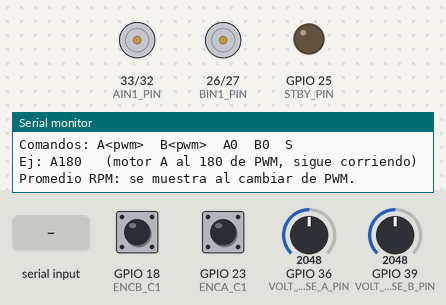
This sketch was run on a simulated ESP32. Parts: motor-driver pin pairs drawn as motors (green arrow = first pin HIGH = forward, orange = second pin HIGH = backward, longer = more drive, scaled by the enable pin, stopped while the standby pin is LOW), output pins drawn as LEDs (lit = HIGH), the last lines printed to the serial monitor. The test bench sets the inputs (shaded band); at power-on: GPIO 18 (ENCB_C1) HIGH, GPIO 23 (ENCA_C1) HIGH, GPIO 36 (VOLT_SENSE_A_PIN) = 2048, GPIO 39 (VOLT_SENSE_B_PIN) = 2048 (analog values on the 0–4095 scale).

Above: at 1.2 s.
1.3 s: "A90\n" received over Serial
At 2.4 s:
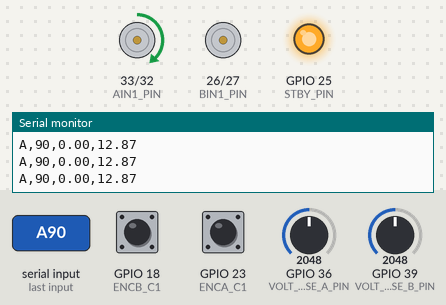
2.8 s: "A,45\n" received over Serial
At 3.5 s:
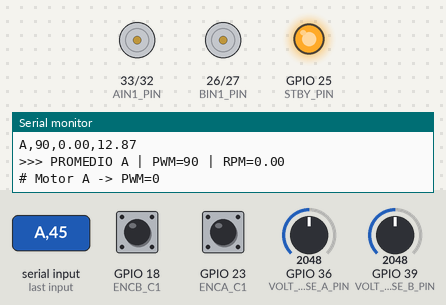
4.3 s: "B90\n" received over Serial
At 4.7 s:
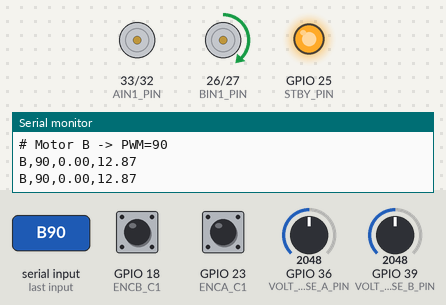
5.8 s: "a90\n" received over Serial
At 7.0 s:
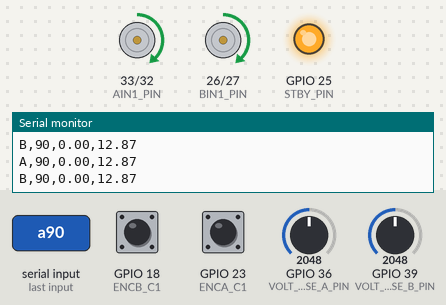
7.3 s: "a,45\n" received over Serial
At 8.2 s:
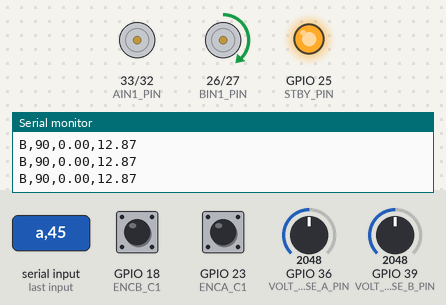
Timing chart, 0 to 9.8 s (numbered marks = the images above; inputs shaded):
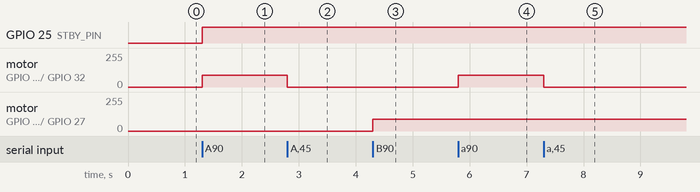

The sketch:

pwm_manual_rpm_voltaje.ino
```cpp
/*
  Control manual de PWM por Serial + medicion de RPM y voltaje del motor.

  Uso por Monitor Serial (115200 baudios):
    A<pwm>   -> ej: A180  -> aplica PWM=180 al motor A y lo deja corriendo
    B<pwm>   -> ej: B180  -> aplica PWM=180 al motor B y lo deja corriendo
    A0 / B0  -> detiene ese motor
    S        -> detiene ambos motores

  Mientras un motor está corriendo, se imprime cada PRINT_MS:
    motor,pwm,rpm,voltaje

  Adicionalmente:
    Cada vez que se cambia el PWM, se muestra el promedio de RPM
    obtenido durante el PWM anterior.

  *** IMPORTANTE: medicion de voltaje ***
  El ESP32 NO puede leer directamente el voltaje del motor (puede ser
  de varios V hasta >20V); su ADC solo admite hasta ~3.3V. Necesitas
  un DIVISOR RESISTIVO entre la terminal del motor y el pin ADC:

      Motor(+) ---[ R1 ]---+---[ R2 ]--- GND
                           |
                        pin ADC

  V_adc = V_motor * R2 / (R1 + R2)

  AJUSTA estos 3 valores según tu circuito real antes de confiar en
  la lectura:
    - VOLT_SENSE_A_PIN / VOLT_SENSE_B_PIN: pines ADC usados
    - R1_OHM, R2_OHM: resistencias del divisor (elige R1/R2 de forma
      que V_adc nunca pase de ~3.0V con el voltaje maximo esperado
      del motor; ej. si el motor puede llegar a 24V, con R2=10k y
      R1=68k: V_adc_max = 24 * 10/(68+10) = 3.08V)

  Si por ahora NO tienes el divisor armado, dejar estos pines
  conectados a nada dará lecturas de voltaje sin sentido (ruido) -
  ignora esa columna hasta que conectes el circuito.
*/

// ---------------- Pines del driver TB6612 (confirmados) ----------------
#define PWMA_PIN   13
#define AIN1_PIN   33
#define AIN2_PIN   32
#define STBY_PIN   25

#define PWMB_PIN   14
#define BIN1_PIN   26
#define BIN2_PIN   27

// ---------------- Pines de los encoders ----------------
#define ENCA_C1    23
#define ENCA_C2    22
#define ENCB_C1    18
#define ENCB_C2    5

// ---------------- Pines de sensado de voltaje (AJUSTAR) ----------------
#define VOLT_SENSE_A_PIN   36
#define VOLT_SENSE_B_PIN   39

// ---------------- Divisor resistivo (AJUSTAR a tu circuito real) ----------------
#define R1_OHM   68000.0
#define R2_OHM   10000.0

// ---------------- Calibración de encoder (ticks/vuelta medidos) ----------------
#define CPR_SALIDA_A  78.3
#define CPR_SALIDA_B  70.2
#define ENCB_SIGN  -1

// ---------------- PWM (LEDC) ----------------
#define PWM_FREQ        20000
#define PWM_RESOLUTION  8

// ---------------- Impresión de telemetría ----------------
#define PRINT_MS   200
#define SPEED_CALC_INTERVAL_MS  150

volatile long encoderA_count = 0;
volatile long encoderB_count = 0;

int pwmActualA = 0;
int pwmActualB = 0;

long lastEncA_forSpeed = 0;
long lastEncB_forSpeed = 0;
unsigned long lastSpeedCalcTime = 0;
unsigned long lastPrintTime = 0;

float speedA_rpm = 0;
float speedB_rpm = 0;


// ==========================================================
//        VARIABLES PARA PROMEDIO DE RPM
// ==========================================================

int pwmPromedioA = 0;
int pwmPromedioB = 0;

float sumaRpmA = 0;
float sumaRpmB = 0;

unsigned long muestrasRpmA = 0;
unsigned long muestrasRpmB = 0;


// ==========================================================
//                  INTERRUPCIÓN ENCODER A
// ==========================================================

void IRAM_ATTR isrEncoderA() {
  if (digitalRead(ENCA_C1) == digitalRead(ENCA_C2)) {
    encoderA_count++;
  } else {
    encoderA_count--;
  }
}


// ==========================================================
//                  INTERRUPCIÓN ENCODER B
// ==========================================================

void IRAM_ATTR isrEncoderB() {
  if (digitalRead(ENCB_C1) == digitalRead(ENCB_C2)) {
    encoderB_count += ENCB_SIGN;
  } else {
    encoderB_count -= ENCB_SIGN;
  }
}


// ==========================================================
//              FUNCIÓN: ACCIONAR MOTORES
// ==========================================================

void setMotor(char motor, int speed) {

  speed = constrain(speed, -255, 255);

  int pwmVal = abs(speed);

  digitalWrite(STBY_PIN, HIGH);

  if (motor == 'A') {

    if (speed > 0) {
      digitalWrite(AIN1_PIN, HIGH);
      digitalWrite(AIN2_PIN, LOW);
    }
    else if (speed < 0) {
      digitalWrite(AIN1_PIN, LOW);
      digitalWrite(AIN2_PIN, HIGH);
    }
    else {
      digitalWrite(AIN1_PIN, LOW);
      digitalWrite(AIN2_PIN, LOW);
    }

    ledcWrite(PWMA_PIN, pwmVal);

    pwmActualA = speed;

  } else {

    if (speed > 0) {
      digitalWrite(BIN1_PIN, HIGH);
      digitalWrite(BIN2_PIN, LOW);
    }
    else if (speed < 0) {
      digitalWrite(BIN1_PIN, LOW);
      digitalWrite(BIN2_PIN, HIGH);
    }
    else {
      digitalWrite(BIN1_PIN, LOW);
      digitalWrite(BIN2_PIN, LOW);
    }

    ledcWrite(PWMB_PIN, pwmVal);

    pwmActualB = speed;
  }
}


// ==========================================================
//             FUNCIÓN: DETENER TODOS LOS MOTORES
// ==========================================================

void stopAllMotors() {

  setMotor('A', 0);
  setMotor('B', 0);

  digitalWrite(STBY_PIN, LOW);
}


// ==========================================================
//             FUNCIÓN: MOSTRAR PROMEDIO MOTOR A
// ==========================================================

void mostrarPromedioA() {

  if (muestrasRpmA > 0) {

    float promedio = sumaRpmA / muestrasRpmA;

    Serial.print(">>> PROMEDIO A | PWM=");
    Serial.print(pwmPromedioA);
    Serial.print(" | RPM=");
    Serial.println(promedio, 2);
  }

  sumaRpmA = 0;
  muestrasRpmA = 0;
}


// ==========================================================
//             FUNCIÓN: MOSTRAR PROMEDIO MOTOR B
// ==========================================================

void mostrarPromedioB() {

  if (muestrasRpmB > 0) {

    float promedio = sumaRpmB / muestrasRpmB;

    Serial.print(">>> PROMEDIO B | PWM=");
    Serial.print(pwmPromedioB);
    Serial.print(" | RPM=");
    Serial.println(promedio, 2);
  }

  sumaRpmB = 0;
  muestrasRpmB = 0;
}


// ==========================================================
//        FUNCIÓN: CAMBIO DE PWM + PROMEDIO
// ==========================================================

void actualizarPromedioPWM(char motor, int nuevoPWM) {

  if (motor == 'A') {

    // Si cambió el PWM, mostrar el promedio anterior
    if (pwmPromedioA != nuevoPWM && muestrasRpmA > 0) {
      mostrarPromedioA();
    }

    // Comenzar un nuevo promedio
    if (pwmPromedioA != nuevoPWM) {

      pwmPromedioA = nuevoPWM;

      sumaRpmA = 0;
      muestrasRpmA = 0;
    }

  } else {

    // Si cambió el PWM, mostrar el promedio anterior
    if (pwmPromedioB != nuevoPWM && muestrasRpmB > 0) {
      mostrarPromedioB();
    }

    // Comenzar un nuevo promedio
    if (pwmPromedioB != nuevoPWM) {

      pwmPromedioB = nuevoPWM;

      sumaRpmB = 0;
      muestrasRpmB = 0;
    }
  }
}


// ==========================================================
//     FUNCIÓN: LECTURA Y CÁLCULO DE VELOCIDAD (RPM)
// ==========================================================

void updateEncoderSpeeds() {

  unsigned long now = millis();

  unsigned long dt_ms = now - lastSpeedCalcTime;

  if (dt_ms < SPEED_CALC_INTERVAL_MS) return;

  lastSpeedCalcTime = now;

  noInterrupts();

  long a = encoderA_count;
  long b = encoderB_count;

  interrupts();

  long deltaA = a - lastEncA_forSpeed;
  long deltaB = b - lastEncB_forSpeed;

  lastEncA_forSpeed = a;
  lastEncB_forSpeed = b;

  float dt_min = dt_ms / 60000.0;

  speedA_rpm = (deltaA / CPR_SALIDA_A) / dt_min;

  speedB_rpm = (deltaB / CPR_SALIDA_B) / dt_min;


  // --------------------------------------------------------
  // Acumular RPM para el promedio
  // --------------------------------------------------------

  if (pwmActualA != 0) {

    sumaRpmA += speedA_rpm;
    muestrasRpmA++;
  }

  if (pwmActualB != 0) {

    sumaRpmB += speedB_rpm;
    muestrasRpmB++;
  }
}


// ==========================================================
//     FUNCIÓN: LECTURA DE VOLTAJE DEL MOTOR
// ==========================================================

float leerVoltajeMotor(int pinADC) {

  uint32_t mv = analogReadMilliVolts(pinADC);

  float v_adc = mv / 1000.0;

  float v_motor =
    v_adc * (R1_OHM + R2_OHM) / R2_OHM;

  return v_motor;
}


// ==========================================================
//                         SETUP
// ==========================================================

void setup() {

  Serial.begin(115200);

  pinMode(AIN1_PIN, OUTPUT);
  pinMode(AIN2_PIN, OUTPUT);

  pinMode(BIN1_PIN, OUTPUT);
  pinMode(BIN2_PIN, OUTPUT);

  pinMode(STBY_PIN, OUTPUT);


  // PWM
  ledcAttach(PWMA_PIN, PWM_FREQ, PWM_RESOLUTION);
  ledcAttach(PWMB_PIN, PWM_FREQ, PWM_RESOLUTION);


  // Encoders
  pinMode(ENCA_C1, INPUT_PULLUP);
  pinMode(ENCA_C2, INPUT_PULLUP);

  pinMode(ENCB_C1, INPUT_PULLUP);
  pinMode(ENCB_C2, INPUT_PULLUP);


  attachInterrupt(
    digitalPinToInterrupt(ENCA_C1),
    isrEncoderA,
    CHANGE
  );

  attachInterrupt(
    digitalPinToInterrupt(ENCB_C1),
    isrEncoderB,
    CHANGE
  );


  analogReadResolution(12);


  stopAllMotors();

  lastSpeedCalcTime = millis();


  Serial.println("=== Control manual de PWM + RPM + Voltaje ===");

  Serial.println("Comandos: A<pwm>  B<pwm>  A0  B0  S");

  Serial.println(
    "Ej: A180   (motor A al 180 de PWM, sigue corriendo)"
  );

  Serial.println(
    "Promedio RPM: se muestra al cambiar de PWM."
  );
}


// ==========================================================
//                          LOOP
// ==========================================================

void loop() {

  // ========================================================
  // Leer comandos
  // ========================================================

  if (Serial.available()) {

    String cmd = Serial.readStringUntil('\n');

    cmd.trim();


    // ------------------------------------------------------
    // DETENER AMBOS
    // ------------------------------------------------------

    if (cmd == "S" || cmd == "s") {

      // Mostrar promedio pendiente
      mostrarPromedioA();
      mostrarPromedioB();

      stopAllMotors();

      Serial.println("# Motores detenidos");
    }


    // ------------------------------------------------------
    // MOTOR A
    // ------------------------------------------------------

    else if (
      cmd.length() >= 1 &&
      (cmd[0] == 'A' || cmd[0] == 'a')
    ) {

      int pwmVal = cmd.substring(1).toInt();

      actualizarPromedioPWM('A', pwmVal);

      setMotor('A', pwmVal);

      Serial.print("# Motor A -> PWM=");
      Serial.println(pwmVal);
    }


    // ------------------------------------------------------
    // MOTOR B
    // ------------------------------------------------------

    else if (
      cmd.length() >= 1 &&
      (cmd[0] == 'B' || cmd[0] == 'b')
    ) {

      int pwmVal = cmd.substring(1).toInt();

      actualizarPromedioPWM('B', pwmVal);

      setMotor('B', pwmVal);

      Serial.print("# Motor B -> PWM=");
      Serial.println(pwmVal);
    }
  }


  // ========================================================
  // Actualizar RPM
  // ========================================================

  updateEncoderSpeeds();


  // ========================================================
  // Telemetría original
  // ========================================================

  if (millis() - lastPrintTime >= PRINT_MS) {

    lastPrintTime = millis();


    // ------------------------------------------------------
    // MOTOR A
    // ------------------------------------------------------

    if (pwmActualA != 0) {

      float vA =
        leerVoltajeMotor(VOLT_SENSE_A_PIN);

      Serial.print("A,");
      Serial.print(pwmActualA);
      Serial.print(",");
      Serial.print(speedA_rpm, 2);
      Serial.print(",");
      Serial.println(vA, 2);
    }


    // ------------------------------------------------------
    // MOTOR B
    // ------------------------------------------------------

    if (pwmActualB != 0) {

      float vB =
        leerVoltajeMotor(VOLT_SENSE_B_PIN);

      Serial.print("B,");
      Serial.print(pwmActualB);
      Serial.print(",");
      Serial.print(speedB_rpm, 2);
      Serial.print(",");
      Serial.println(vB, 2);
    }
  }
}
```

Measured:
- after the input at 1.3 s, GPIO 25 (STBY_PIN): LOW → HIGH at once; motor on GPIO 33 (AIN1_PIN) / GPIO 32 (AIN2_PIN): stopped → forward 90/255 at once
- after the input at 2.8 s, motor on GPIO 33 (AIN1_PIN) / GPIO 32 (AIN2_PIN): forward 90/255 → stopped at once
- after the input at 4.3 s, motor on GPIO 26 (BIN1_PIN) / GPIO 27 (BIN2_PIN): stopped → forward 90/255 at once
- after the input at 5.8 s, motor on GPIO 33 (AIN1_PIN) / GPIO 32 (AIN2_PIN): stopped → forward 90/255 at once
- after the input at 7.3 s, motor on GPIO 33 (AIN1_PIN) / GPIO 32 (AIN2_PIN): forward 90/255 → stopped at once
